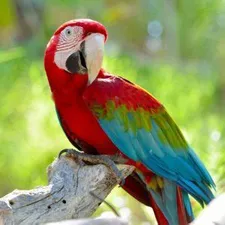
#> input picture opencv/data/loro.jpg, 225 x 225 px
$ python rgb.py
#> lines starting #> are read from the running program, lines starting #| are printed output that depends on the picture
import cv2
import numpy as np
'''
Numpy usa opencv para la representación de imágenes com matrices.
Cuando leemos una imagen en opencv, el orden de los colores es BGR (azul, verde, rojo), pero si
queremos modificar estos valores de estos canales lo convertimos en
una matriz BGR.
'''

# [6 lines of commented-out code are left out]


bgr = cv2.imread('data/loro.jpg')
#> bgr is the input picture: shape (225, 225, 3); mean B, G, R 96.2, 146.7, 141.2
# canal1 = bgr[:,:,0]
# canal2 = bgr[:,:,1]
# canal3 = bgr[:,:,2]
canal1,canal2,canal3 = cv2.split(bgr)
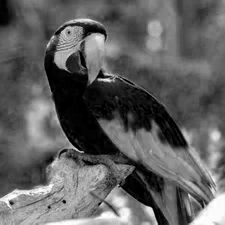
#> canal1: shape (225, 225); min 0, max 255, mean 96.2
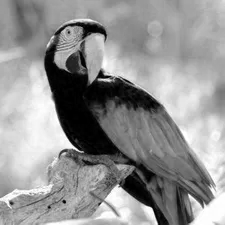
#> canal2: shape (225, 225); min 0, max 255, mean 146.7
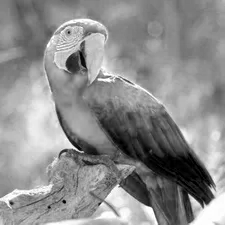
#> canal3: shape (225, 225); min 0, max 255, mean 141.2
cv2.imshow('Imagen en BGR',np.hstack([canal1,canal2,canal3]))
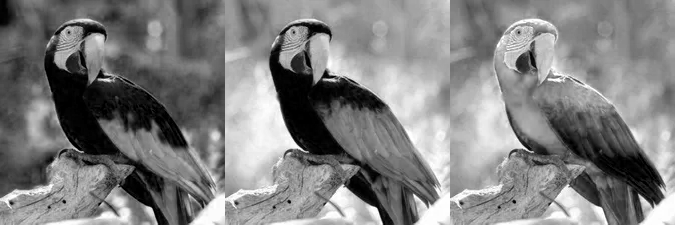
#> window 'Imagen en BGR': shape (225, 675); min 0, max 255, mean 128

rgb = cv2.cvtColor(bgr,cv2.COLOR_BGR2RGB)
canal1 = rgb[:,:,0]
canal2 = rgb[:,:,1]
canal3 = rgb[:,:,2]
print(rgb[:,:,0])
#> (printed output is left out)
cv2.imshow('Imagen en RGB',np.hstack([canal1,canal2,canal3]))
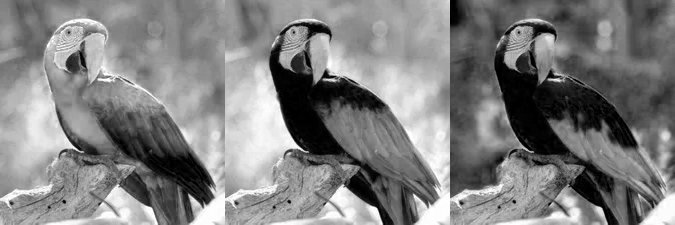
#> window 'Imagen en RGB': shape (225, 675); min 0, max 255, mean 128

cv2.waitKey(0)
cv2.destroyAllWindows()
